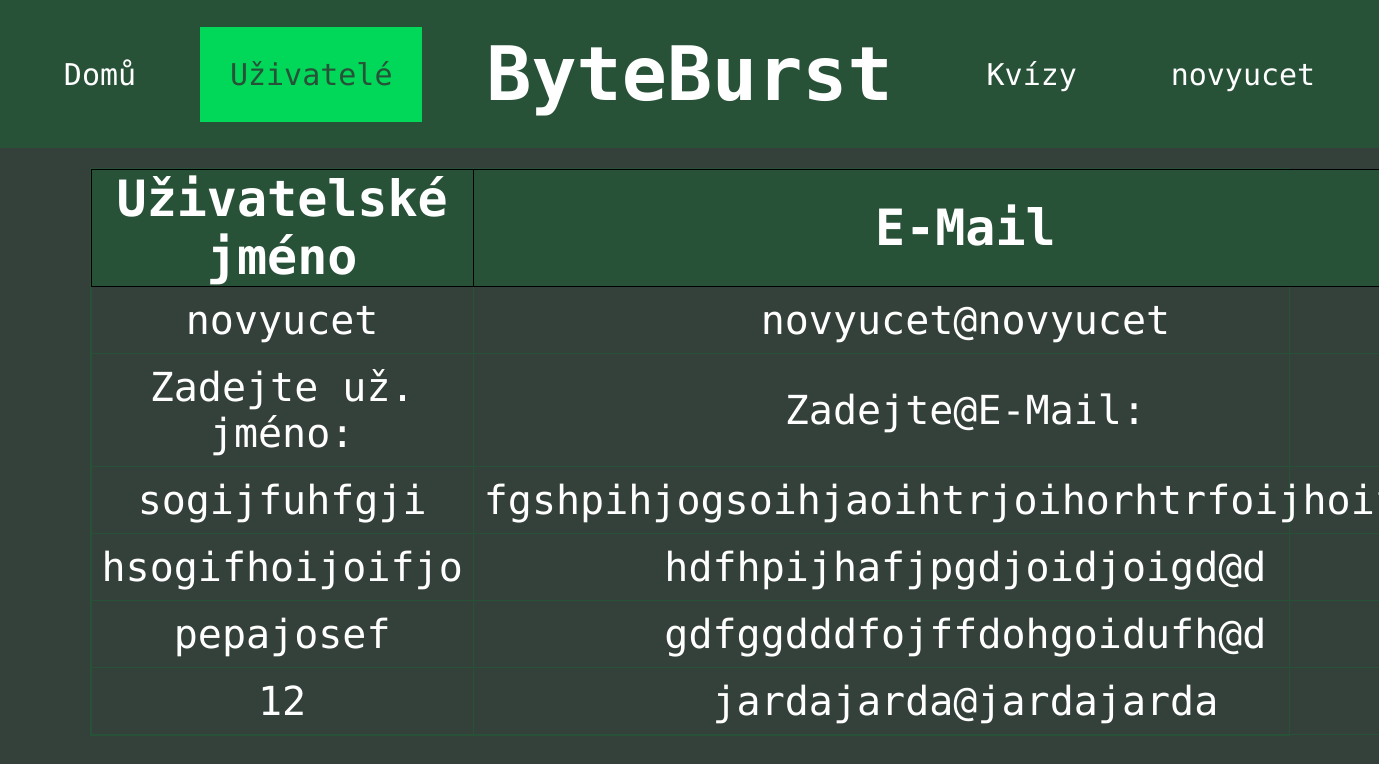
The app's page /users (signed in), older data.
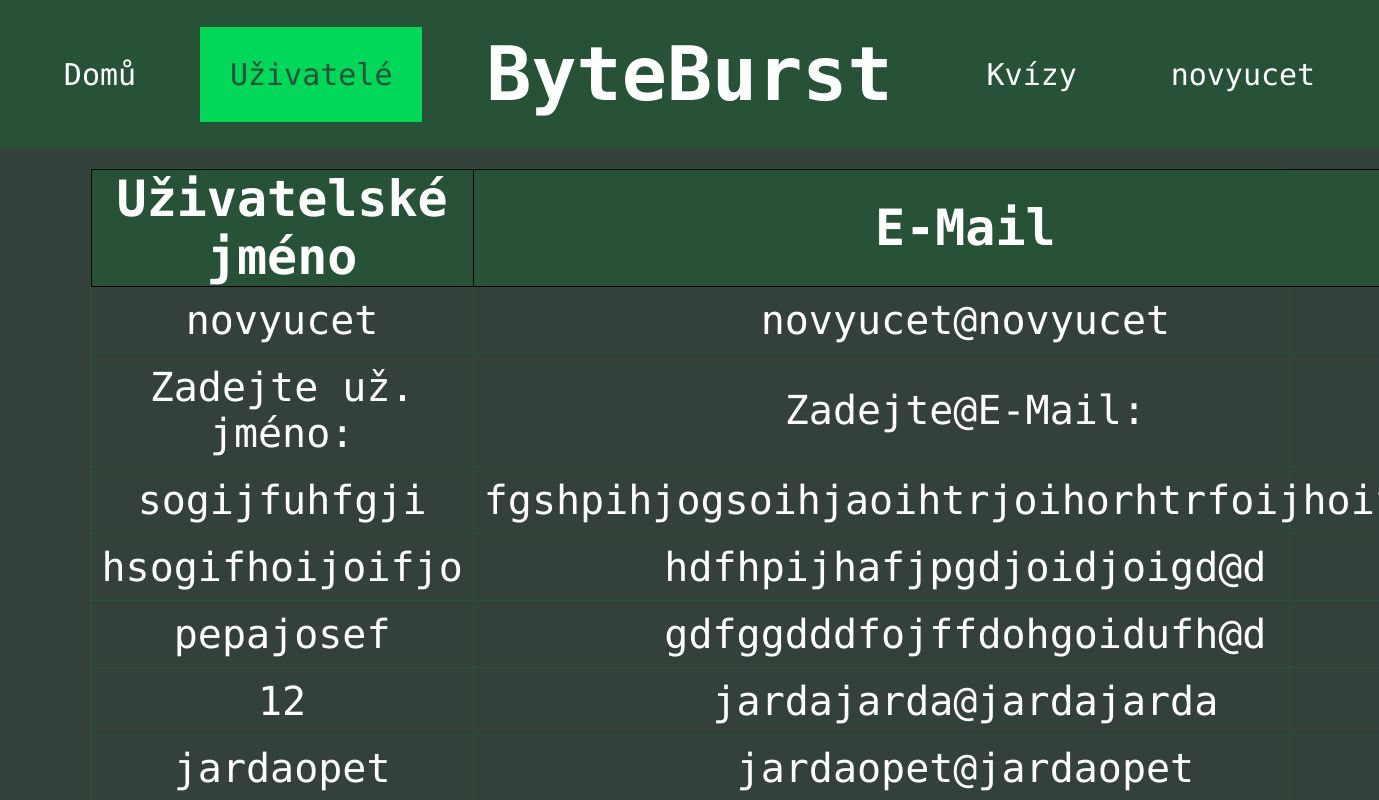
The same page, newer data.
### tables this page shows
CREATE TABLE "user" (
	"id"	INTEGER,
	"username"	TEXT UNIQUE,
	"email"	TEXT UNIQUE,
	"password"	TEXT,
	"bio"	TEXT,
	"quiz_correct"	INTEGER DEFAULT 0,
	"quiz_absolved"	INTEGER DEFAULT 0,
	"is_admin"	INTEGER DEFAULT 0,
	"is_active"	INTEGER NOT NULL DEFAULT 1,
	PRIMARY KEY("id" AUTOINCREMENT)
);

### app.py (the view)
@app.route("/users") # route pro zobrazení všech už. profilů
def users():
    cur, con=db_connect()
    cur.execute("SELECT id, username,email FROM user WHERE is_active=1") # vybrání id, už. jména a e-mailu z tabulky user pro záznamy, kde je is_active rovno 1, tedy uživatelův účet není deaktivoanány
    users=cur.fetchall() # spojení výsledku dotazu do proměnné users
    return render_template("pages/users.html", users=users, active=2) # přesměrování na stránku users.html s předaným parametrem users

### app.py (called while the page is built)
def db_connect():
    con = sqlite3.connect("database.db") # připojení do databáze uložené v adresáři jako database.db
    cur = con.cursor() # vytvoření cursor pro interakci s databází
    return cur, con

### templates/pages/users.html (shortened to what this page needs)
{% extends "layout/header.html" %}
{% block content %}
<table class="user-table" style="position: relative;">
    <tr>
        <th style="text-align: center; padding: 0;">Uživatelské jméno</th>
        <th>E-Mail</th>
    </tr>
    {% for user in users %}
    <tr>
        <td><a href="{{ url_for('user', user_id=user[0]) }}" style="text-decoration: none;">{{ user[1] }}</a></td>
        <td>{{ user[2] }}</td>
    </tr>
    {% endfor %}
</table>
{% endblock %}

### templates/layout/header.html (shortened to what this page needs)
<!DOCTYPE html>
<html lang="en">
<head>
    <link rel="stylesheet" href="{{ url_for('static', filename='css/style.css') }}">
</head>
<body>
<header>
    <ul>
            {% if active==1 %}
            <li><a class="active" href="{{url_for('index')}}">Domů</a></li>
            {% else %}
            <li><a href="{{url_for('index')}}">Domů</a></li>
            {% endif %}
            {% if active==2 %}
            <li><a class="active" href="{{url_for('users')}}">Uživatelé</a></li>
            {% else %}
            <li><a href="{{url_for('users')}}">Uživatelé</a></li>
            {% endif %}
            <li style="margin: 30px;"><h1>ByteBurst</h1></li>
            {% if active==3 %}
            <li><a class="active" href="{{url_for('kvizy')}}">Kvízy</a></li>
            {% else %}
            <li><a href="{{url_for('kvizy')}}">Kvízy</a></li>
            {% endif %}
            {% if active==4 and not session["username"] %}
            <li><a class="active" href="{{url_for('profile')}}">Registrovat</a></li>
            {% elif not session["username"] %}
            <li><a href="{{url_for('profile')}}">Registrovat</a></li>
            {% elif active!=4 %}
            <li><a href="{{url_for('profile')}}">{{ session["username"] }}</a></li>
            {% else %}
            <li style="float:right"><a class="active"  href="{{url_for('profile')}}">{{ session["username"] }}</a></li>
            {% endif %}
      </ul>
</header>
    {% block content %}{% endblock %}
</body>
</html>

Row changes from the older to the newer data that the page shows:
added user: username "jardaopet", email "jardaopet@jardaopet"
